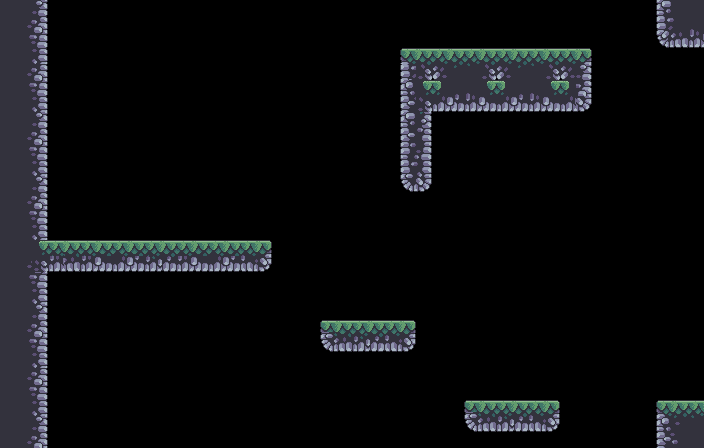

A 2D game scene composited from a Tiled map and its tileset images. What follows is a short description and the map's XML, with every tile layer's data as written:
An orthogonal 44x28 tile map with 16x16 px tiles, 1 tile layer (Calque de Tuiles 1) and 15 objects (13x collision, 2x spawn).

<map version="1.5" tiledversion="1.7.2" orientation="orthogonal" renderorder="right-down" width="44" height="28" tilewidth="16" tileheight="16" infinite="0" nextlayerid="3" nextobjectid="21">
 <tileset firstgid="1" source="../Terrain (32x32).tsx" />
 <layer id="1" name="Calque de Tuiles 1" width="44" height="28">
  <data encoding="csv">
72,72,40,0,0,0,0,0,0,0,0,0,0,0,0,0,0,0,0,0,0,0,0,0,0,0,0,0,0,0,0,0,0,0,0,0,0,0,0,0,0,103,104,105,
72,73,74,0,0,0,0,0,0,0,0,0,0,0,0,0,0,0,0,0,0,0,0,0,0,0,0,0,0,0,0,0,0,0,0,0,0,0,0,0,0,137,138,139,
72,107,108,0,0,0,0,0,0,0,0,0,0,0,0,0,0,0,0,0,0,0,0,0,0,0,0,0,0,0,0,0,0,0,0,0,0,0,0,0,0,171,172,173,
72,72,142,0,0,0,0,0,0,0,0,0,0,0,0,0,0,0,0,0,0,0,0,0,0,1,224,225,226,223,224,225,226,223,224,225,6,0,0,0,0,0,0,0,
72,73,74,0,0,0,0,0,0,0,0,0,0,0,0,0,0,0,0,0,0,0,0,0,0,137,258,259,260,257,258,259,260,257,258,259,40,0,0,0,0,0,0,0,
72,107,108,0,0,0,0,0,0,0,0,0,0,0,0,0,0,0,0,0,0,0,0,0,0,35,292,293,294,291,292,293,294,291,292,293,74,0,0,0,0,0,0,0,
72,72,142,0,0,0,0,0,0,0,0,0,0,0,0,0,0,0,0,0,0,0,0,0,0,69,48,327,328,325,326,327,328,325,326,327,176,0,0,0,0,0,0,0,
72,72,40,0,0,0,0,0,0,0,0,0,0,0,0,0,0,0,0,0,0,0,0,0,0,103,44,0,0,0,0,0,0,0,0,0,0,0,0,0,0,0,0,0,
72,73,74,0,0,0,0,0,0,0,0,0,0,0,0,0,0,0,0,0,0,0,0,0,0,77,78,0,0,0,0,0,0,0,0,0,0,0,0,0,0,0,0,0,
72,107,108,0,0,0,0,0,0,0,0,0,0,0,0,0,0,0,0,0,0,0,0,0,0,111,112,0,0,0,0,0,0,0,0,0,0,0,0,0,0,0,0,0,
72,72,142,0,0,0,0,0,0,0,0,0,0,0,0,0,0,0,0,0,0,0,0,0,0,145,146,0,0,0,0,0,0,0,0,0,0,0,0,0,0,0,0,0,
72,72,40,0,0,0,0,0,0,0,0,0,0,0,0,0,0,0,0,0,0,0,0,0,0,179,180,0,0,0,0,0,0,0,0,0,0,0,0,0,0,0,0,0,
72,73,74,0,0,0,0,0,0,0,0,0,0,0,0,0,0,0,0,0,0,0,0,0,0,0,0,0,0,0,0,0,0,0,0,0,0,0,0,0,0,0,0,0,
72,107,108,0,0,0,0,0,0,0,0,0,0,0,0,0,0,0,0,0,0,0,0,0,0,0,0,0,0,0,0,0,0,0,0,0,0,0,0,0,0,0,0,0,
72,72,142,0,0,0,0,0,0,0,0,0,0,0,0,0,0,0,0,0,0,0,0,0,0,0,0,0,0,0,0,0,0,0,0,0,0,0,0,0,0,0,0,0,
72,72,22,3,274,223,224,225,226,223,224,225,226,275,276,277,278,0,0,0,0,0,0,0,0,0,0,0,0,0,0,0,0,0,0,0,0,0,0,0,0,0,0,0,
72,73,124,325,308,325,326,327,328,309,310,325,326,327,328,311,312,0,0,0,0,0,0,0,0,0,0,0,0,0,0,0,0,0,0,0,0,0,0,0,0,0,0,0,
72,107,108,0,0,0,0,0,0,0,0,0,0,0,0,0,0,0,0,0,0,0,0,0,0,0,0,0,0,0,0,0,0,0,0,0,0,0,0,0,0,0,0,0,
72,72,142,0,0,0,0,0,0,0,0,0,0,0,0,0,0,0,0,0,0,0,0,0,0,0,0,0,0,0,0,0,0,0,0,0,0,0,0,0,0,0,0,0,
72,72,40,0,0,0,0,0,0,0,0,0,0,0,0,0,0,0,0,0,0,0,0,0,0,0,0,0,0,0,0,0,0,0,0,0,0,0,0,0,0,0,0,0,
72,73,74,0,0,0,0,0,0,0,0,0,0,0,0,0,0,0,0,0,273,274,275,276,277,278,0,0,0,0,0,0,0,0,0,0,0,0,0,0,0,0,0,0,
72,107,108,0,0,0,0,0,0,0,0,0,0,0,0,0,0,0,0,0,307,308,309,310,311,312,0,0,0,0,0,0,0,0,0,0,0,0,0,0,0,0,0,0,
72,72,142,0,0,0,0,0,0,0,0,0,0,0,0,0,0,0,0,0,0,0,0,0,0,0,0,0,0,0,0,0,0,0,0,0,0,0,0,0,0,0,0,0,
72,73,74,0,0,0,0,0,0,0,0,0,0,0,0,0,0,0,0,0,0,0,0,0,0,0,0,0,0,0,0,0,0,0,0,0,0,0,0,0,0,0,0,0,
72,107,108,0,0,0,0,0,0,0,0,0,0,0,0,0,0,0,0,0,0,0,0,0,0,0,0,0,0,0,0,0,0,0,0,0,0,0,0,0,0,0,0,0,
72,72,142,0,0,0,0,0,0,0,0,0,0,0,0,0,0,0,0,0,0,0,0,0,0,0,0,0,0,273,274,275,276,277,278,0,0,0,0,0,0,1,2,3,
72,72,40,0,0,0,0,0,0,0,0,0,0,0,0,0,0,0,0,0,0,0,0,0,0,0,0,0,0,307,308,309,310,311,312,0,0,0,0,0,0,35,36,37,
72,73,74,0,0,0,0,0,0,0,0,0,0,0,0,0,0,0,0,0,0,0,0,0,0,0,0,0,0,0,0,0,0,0,0,0,0,0,0,0,0,69,70,71
</data>
 </layer>
 <objectgroup id="2" name="Calque d'Objets 1">
  <object id="1" name="wall" type="collision" x="0" y="0" width="48" height="448" />
  <object id="6" name="spawn_player" type="spawn" x="80" y="240">
   <point />
  </object>
  <object id="7" name="ground" type="collision" x="661.25" y="400" width="42.75" height="48" />
  <object id="8" name="wall" type="collision" x="656" y="405.5" width="48" height="42.5" />
  <object id="9" name="wall" type="collision" x="656" y="0" width="48" height="42.75" />
  <object id="10" name="ceilling" type="collision" x="661.25" y="0" width="42.75" height="48" />
  <object id="12" name="platform" type="collision" x="48" y="240" width="224" height="32" />
  <object id="13" name="platform" type="collision" x="320" y="320" width="96" height="32" />
  <object id="14" name="platform" type="collision" x="464" y="400" width="96" height="32" />
  <object id="15" name="ground" type="collision" x="408.667" y="48" width="176" height="32" />
  <object id="16" name="wall" type="collision" x="400" y="55.3333" width="32" height="128.667" />
  <object id="17" name="wall" type="collision" x="432" y="55.3333" width="160" height="49.3333" />
  <object id="18" name="ceilling" type="collision" x="432" y="80" width="153.333" height="32" />
  <object id="19" name="ceilling" type="collision" x="406.667" y="152.667" width="20" height="39.3333" />
  <object id="20" name="object_map" type="spawn" x="192" y="240">
   <point />
  </object>
 </objectgroup>
</map>
